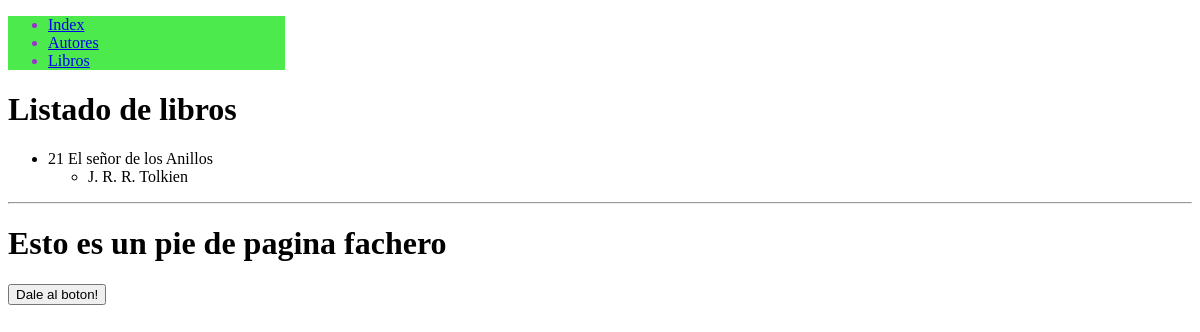
Page /libro/ on the earlier database version.
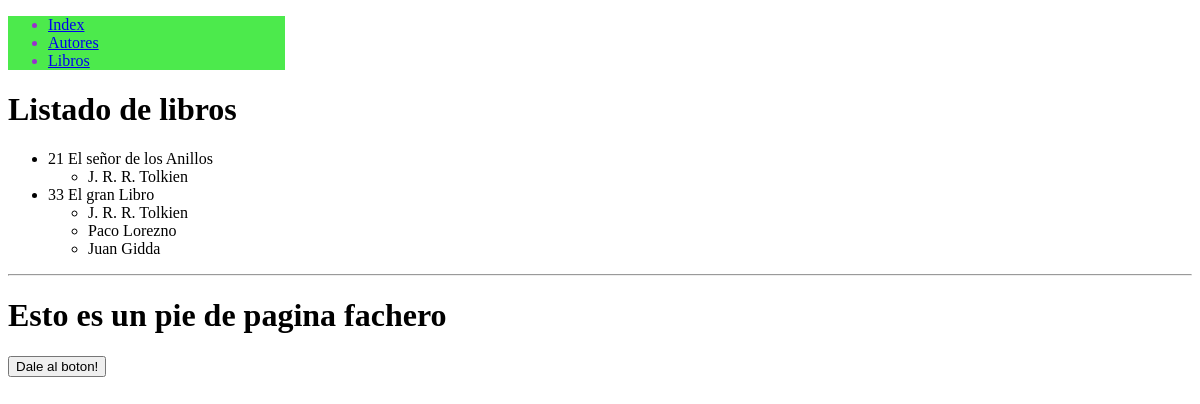
Same page on the later database version.
### HolaMundo/models.py (models this page shows, shortened)
class Book (models.Model):
    title=models.CharField('Título del libro',max_length=255,unique=True)
    cod=models.CharField('Codigo',max_length=15,unique=True)
    author=models.ManyToManyField(Author)

class Author (models.Model):
    name=models.CharField (verbose_name='Nombre', # etiqueta dentro de la tabla
    max_length= 100,
    default=''
    )
    last_name=models.CharField(verbose_name='Apellido',
    max_length=150,
    default='')
    age=models.PositiveSmallIntegerField (verbose_name='Edad',
    )
    age = models.PositiveSmallIntegerField (verbose_name = 'Edad', default = 0)
    mail = models.CharField(verbose_name = 'Correo', max_length = 30)
    nivel = models.CharField(verbose_name="Nivel ingles", max_length= 100 )
    def __str__(self):
        return f'{self.name} {self.last_name}'

### HolaMundo/views.py (the view)
# urls.py: path('libro/',views.libro_list),
def libro_list (request):
    book = Book.objects.all()
    return render(request,'book.html',{'books':book})

### HolaMundo/Templates/book.html (shortened to what this page needs)
{% extends 'index.html' %}
{%block content%}
<h1>Listado de libros</h1>
<ul>
    {% for bo in books %}
    <li>{{ bo.cod }} {{ bo.title }}
        <ul>
            {% for au in bo.author.all %}
            <li>
                {{au}}
            </li>
            {% endfor %}
        </ul>
    </li>
    {% endfor %}
</ul>
{%endblock content%}

### HolaMundo/Templates/index.html (shortened to what this page needs)
<!DOCTYPE html>
<html lang="en">
<head>
</head>
<body>
    {%block menu%}
    <ul class="links">
        <li><a href="/">Index</a></li>
        <li><a href="/autor/">Autores</a></li>
        <li><a href="/libro/">Libros</a></li>
    </ul>
    {%endblock menu%}
    {%block content%}{%endblock content%}
    {%block footer%}
    <hr>
    <h1>Esto es un pie de pagina fachero</h1>
    <button onclick="funny()">Dale al boton!</button>
    {%endblock footer%}
</body>
</html>

### HolaMundo/Templates/index.html (style rules this page uses)
.links { text-decoration: double; color: darkorchid; background-color: rgba(0, 225, 0, 0.701); width: 20%; }

Differences in the rows shown:
added Book: cod "33", title "El gran Libro", Author (name+last_name "J. R. R. Tolkien")
added Author: name+last_name "Paco Lorezno", shown under "33"
added Author: name+last_name "Juan Gidda", shown under "33"
